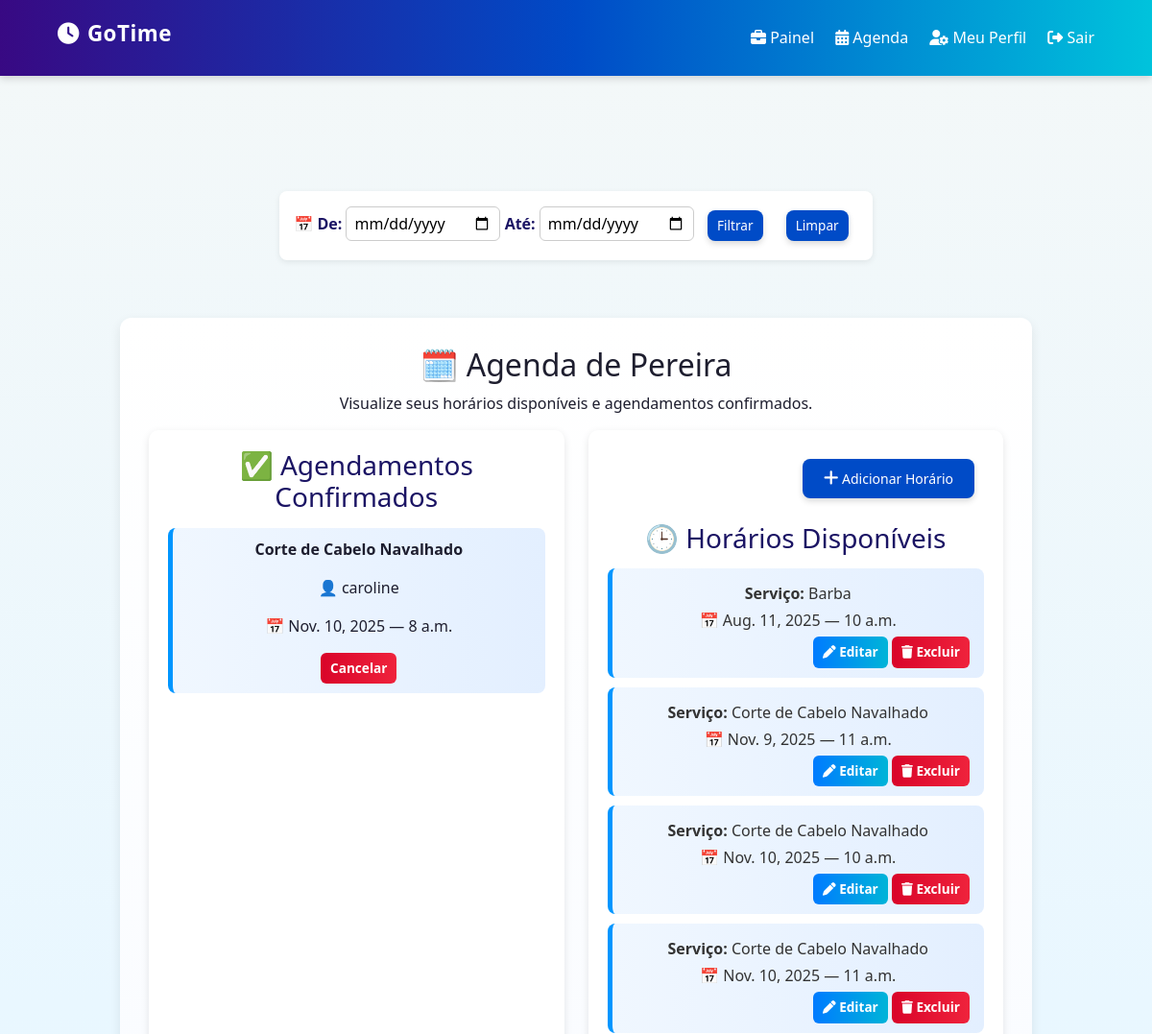
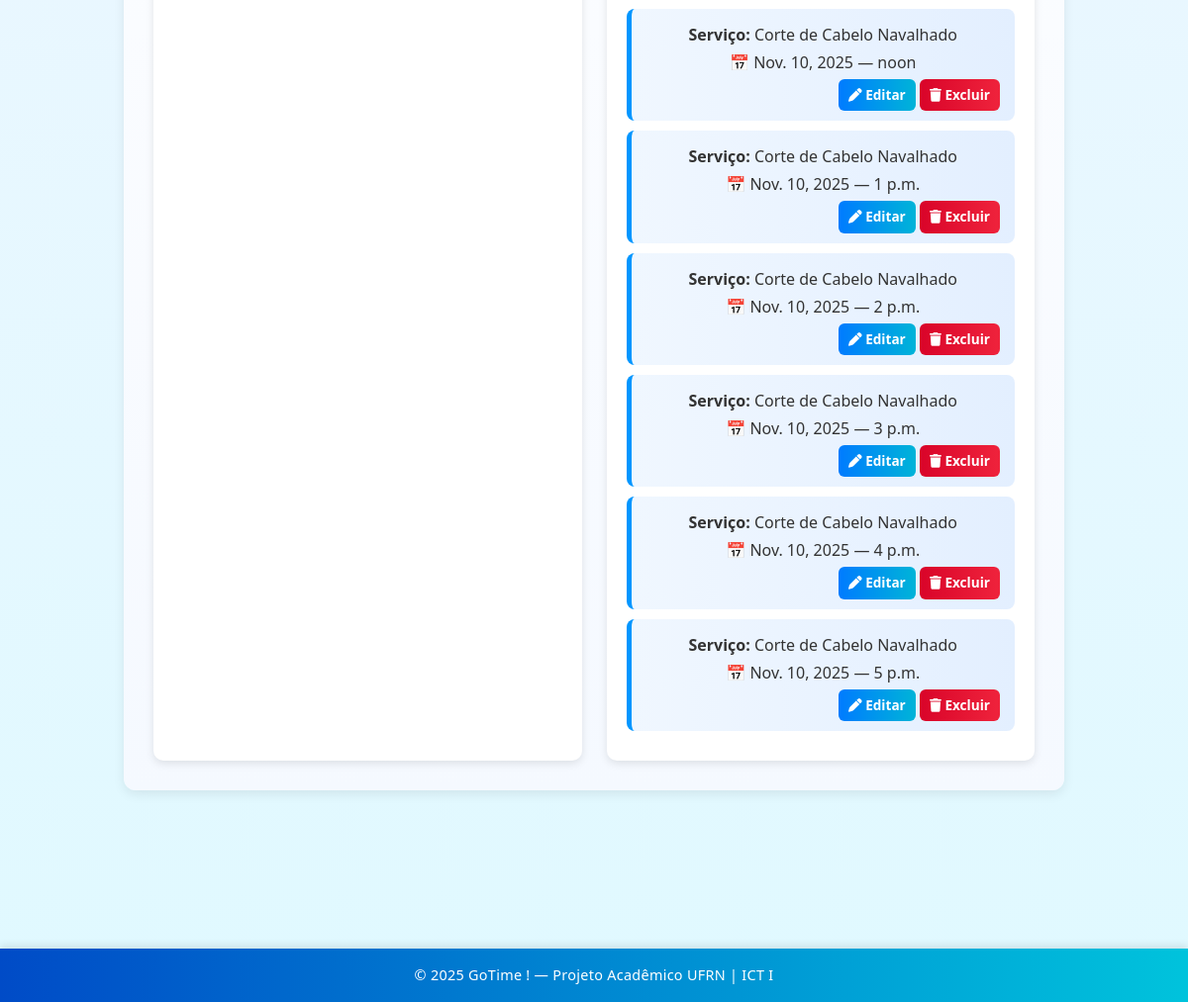
Page /profissional/agenda/ (signed in) on the committed database (2 pictures, top to bottom).
### servicos/models.py (models this page shows, shortened)
class Agendamento(models.Model):
    cliente = models.ForeignKey(User, on_delete=models.CASCADE, related_name='agendamentos_cliente')
    profissional = models.ForeignKey(User, on_delete=models.CASCADE, related_name='agendamentos_profissional')
    servico = models.ForeignKey(Servico, on_delete=models.CASCADE)
    horario = models.ForeignKey(HorarioDisponivel, on_delete=models.CASCADE)
    criado_em = models.DateTimeField(auto_now_add=True)

class Servico(models.Model):
    profissional = models.ForeignKey(User, on_delete=models.CASCADE)
    nome = models.CharField(max_length=100)
    descricao = models.TextField(blank=True, null=True)
    preco = models.DecimalField(max_digits=8, decimal_places=2)
    duracao = models.IntegerField(help_text="Duração em minutos")

class HorarioDisponivel(models.Model):
    profissional = models.ForeignKey(User, on_delete=models.CASCADE)
    servico = models.ForeignKey(Servico, on_delete=models.CASCADE)
    data = models.DateField()
    hora = models.TimeField()
    disponivel = models.BooleanField(default=True)

### servicos/views.py (the view)
# urls.py: path('profissional/agenda/', views.agenda_profissional, name='agenda_profissional'),
@login_required
def agenda_profissional(request):
    perfil = Perfil.objects.get(user=request.user)
    if not perfil.is_profissional:
        messages.error(request, "Apenas profissionais têm acesso a essa página.")
        return redirect('dashboard_cliente')
    data_inicio = request.GET.get('inicio')
    data_fim = request.GET.get('fim')
    agendamentos = Agendamento.objects.filter(
        profissional=request.user
    ).select_related('horario', 'cliente', 'servico').order_by('horario__data', 'horario__hora')
    horarios_disponiveis = HorarioDisponivel.objects.filter(
        profissional=request.user,  # <-- 🔹 filtro essencial
        disponivel=True
    ).order_by('data', 'hora')
    if data_inicio and data_fim:
        horarios_disponiveis = horarios_disponiveis.filter(data__range=[data_inicio, data_fim])
    return render(request, 'servicos/agenda_profissional.html', {
        'perfil': perfil,
        'agendamentos': agendamentos,
        'horarios_disponiveis': horarios_disponiveis,
        'data_inicio': data_inicio,
        'data_fim': data_fim,
    })

### servicos/templates/servicos/agenda_profissional.html (shortened to what this page needs)
{% extends 'servicos/base.html' %}
{% block content %}
<div class="filtro-periodo">
    <form method="get" action="{% url 'filtrar_horarios' %}">
        <label>📅 De:</label>
        <input type="date" name="inicio" value="{{ data_inicio|default_if_none:'' }}">
        <label>Até:</label>
        <input type="date" name="fim" value="{{ data_fim|default_if_none:'' }}">
        <button type="submit" class="btn btn-sm btn-primary">Filtrar</button>
        <a href="{% url 'agenda_profissional' %}" class="btn btn-sm btn-secondary">Limpar</a>
    </form>
</div>
<section class="agenda-section">
    <h2>🗓️ Agenda de {{ user.username|title }}</h2>
    <p>Visualize seus horários disponíveis e agendamentos confirmados.</p>
    <div class="agenda-container">
        <div class="coluna">
            <h3>✅ Agendamentos Confirmados</h3>
            {% if agendamentos %}
                {% for ag in agendamentos %}
                    <div class="ag-card">
                        <p><strong>{{ ag.servico.nome }}</strong></p>
                        <p>👤 {{ ag.cliente.username }}</p>
                        <p>📅 {{ ag.horario.data }} — {{ ag.horario.hora }}</p>
                        <a href="{% url 'cancelar_agendamento' ag.id %}" class="btn-mini btn-cancelar">Cancelar</a>
                    </div>
                {% endfor %}
            {% else %}
                <p class="sem">Nenhum agendamento confirmado.</p>
            {% endif %}
        </div>
        <div class="coluna">
            <div style="text-align:right; margin-bottom:15px;">
                <a href="{% url 'cadastrar_horario' %}" class="btn btn-sm btn-success">
                    <i class="fa-solid fa-plus"></i> Adicionar Horário
                </a>
            </div>
            <h3>🕒 Horários Disponíveis</h3>
            {% if horarios_disponiveis %}
                {% for h in horarios_disponiveis %}
                    <div class="horario-card">
                        <p><strong>Serviço:</strong> {{ h.servico.nome }}</p>
                        <p>📅 {{ h.data }} — {{ h.hora }}</p>
                        <div class="acoes">
                            <a href="{% url 'editar_horario' h.id %}" class="btn-mini btn-editar">
                                <i class="fa-solid fa-pen"></i> Editar
                            </a>
                            <a href="{% url 'excluir_horario' h.id %}" class="btn-mini btn-excluir">
                                <i class="fa-solid fa-trash"></i> Excluir
                            </a>
                        </div>
                    </div>
                {% endfor %}
            {% else %}
                <p class="sem-horarios">Nenhum horário livre cadastrado.</p>
            {% endif %}
        </div>
    </div>
</section>
{% endblock %}

### servicos/templates/servicos/base.html (shortened to what this page needs)
<!DOCTYPE html>
<html lang="pt-br">
{% load static %}
<head>
    <link rel="stylesheet" href="{% static 'servicos/css/style.css' %}">
    <link rel="stylesheet" href="https://cdnjs.cloudflare.com/ajax/libs/font-awesome/6.5.0/css/all.min.css">
    <link href="https://cdn.jsdelivr.net/npm/bootstrap@5.3.2/dist/css/bootstrap.min.css" rel="stylesheet">
</head>
<body>
    <header>
        <div class="navbar">
            <h1 class="logo"><i class="fa-solid fa-clock"></i> GoTime</h1>
            <nav>
                {% if user.is_authenticated %}
                    {% if user.perfil %}
                        {% if user.perfil.is_profissional %}
                            <a href="{% url 'dashboard_profissional' %}"><i class="fa-solid fa-briefcase"></i> Painel</a>
                            <a href="{% url 'agenda_profissional' %}"><i class="fa-solid fa-calendar-days"></i> Agenda</a>
                            <a href="{% url 'perfil_profissional' %}"><i class="fa-solid fa-user-gear"></i> Meu Perfil</a>
                        {% else %}
                            <a href="{% url 'dashboard_cliente' %}"><i class="fa-solid fa-user"></i> Painel</a>
                            <a href="{% url 'perfil_cliente' %}"><i class="fa-solid fa-user-gear"></i> Meu Perfil</a>
                        {% endif %}
                    {% endif %}
                    <a href="{% url 'logout' %}"><i class="fa-solid fa-right-from-bracket"></i> Sair</a>
                {% else %}
                    <a href="{% url 'index' %}"><i class="fa-solid fa-house"></i> Início</a>
                    <a href="{% url 'login' %}"><i class="fa-solid fa-right-to-bracket"></i> Entrar</a>
                    <a href="{% url 'cadastro' %}"><i class="fa-solid fa-user-plus"></i> Cadastrar</a>
                {% endif %}
            </nav>
        </div>
    </header>
    <main class="container">
        {% block content %}{% endblock %}
    </main>
    <footer>
        <p>© 2025 GoTime ! — Projeto Acadêmico UFRN | ICT I</p>
    </footer>
</body>
</html>

### servicos/static/servicos/css/style.css (style rules this page uses)
:root { --cor-primaria: #0078D7; --cor-secundaria: #005fa3; --cor-gradiente: linear-gradient(180deg, #e9f1ff 0%, #f8faff 100%); --cor-fundo: #f8faff; --cor-texto: #222; --cor-branca: #fff; --sombra: 0 6px 18px rgba(0, 0, 0, 0.08); }
* { margin: 0; padding: 0; box-sizing: border-box; font-family: "Segoe UI", Arial, sans-serif; }
body { background: var(--cor-gradiente); color: var(--cor-texto); min-height: 100vh; display: flex; flex-direction: column; animation: fadeIn 0.8s ease-in; }
header { background: var(--cor-primaria); color: var(--cor-branca); padding: 18px 40px; box-shadow: var(--sombra); position: sticky; top: 0; z-index: 100; }
.navbar { display: flex; align-items: center; justify-content: space-between; }
.logo { font-size: 1.7rem; font-weight: bold; letter-spacing: 0.5px; }
nav a { color: var(--cor-branca); text-decoration: none; margin-left: 25px; font-weight: 500; transition: all 0.3s; }
main { flex: 1; display: flex; flex-direction: column; align-items: center; justify-content: center; padding: 80px 20px; text-align: center; }
.btn { display: inline-flex; align-items: center; gap: 8px; background: var(--cor-primaria); color: var(--cor-branca); border: none; border-radius: 8px; padding: 14px 28px; font-size: 1rem; font-weight: 600; cursor: pointer; text-decoration: none; margin: 10px; transition: all 0.3s ease; box-shadow: 0 4px 10px rgba(0, 120, 215, 0.25); }
.btn i { font-size: 1.1rem; }
footer { background-color: var(--cor-primaria); color: var(--cor-branca); text-align: center; padding: 16px 10px; margin-top: auto; font-size: 0.9rem; letter-spacing: 0.3px; box-shadow: 0 -2px 6px rgba(0, 0, 0, 0.1); }
form a { color: var(--cor-primaria); font-weight: 600; text-decoration: none; }
.horario-card { background: linear-gradient(90deg, #f0f7ff, #e3efff); border-left: 5px solid #0078ff; padding: 12px 15px; border-radius: 8px; margin-bottom: 10px; transition: transform 0.2s ease; }
.horario-card p { margin: 4px 0; color: #333; }
.acoes { text-align: right; margin-top: 8px; }
.btn-mini { display: inline-block; padding: 6px 10px; border-radius: 6px; color: #fff; font-size: 0.85rem; font-weight: 600; text-decoration: none; transition: 0.3s; }
.btn-editar { background: linear-gradient(90deg, #007bff, #00b4d8); }
.btn-excluir { background: linear-gradient(90deg, #d90429, #ef233c); }

### servicos/templates/servicos/base.html (style rules this page uses)
:root { --roxo-profundo: #380983; --azul-intenso: #004bc7; --azul-claro: #0096ff; --ciano: #00c3dc; --branco-gelo: #f4f8f8; --cinza-texto: #1e1e2f; }
body { margin: 0; font-family: 'Segoe UI', Roboto, sans-serif; background: linear-gradient(180deg, var(--branco-gelo) 0%, #e9f7ff 50%, #e0f9ff 100%); color: var(--cinza-texto); display: flex; flex-direction: column; min-height: 100vh; }
header { background: linear-gradient(90deg, var(--roxo-profundo), var(--azul-intenso), var(--ciano)); color: #fff; padding: 14px 0; box-shadow: 0 3px 8px rgba(0, 0, 0, 0.15); }
.navbar { width: 90%; margin: auto; display: flex; align-items: center; justify-content: space-between; }
.navbar .logo { font-weight: 700; font-size: 1.4em; display: flex; align-items: center; gap: 8px; }
.navbar nav a { color: #ffffff; text-decoration: none; margin-left: 18px; font-weight: 500; transition: color 0.3s ease; }
main.container { flex: 1; width: 90%; margin: 40px auto; animation: fadeIn 0.4s ease; }
.btn { background-color: var(--azul-intenso); color: #fff; border: none; border-radius: 8px; padding: 10px 22px; font-weight: 500; transition: all 0.3s ease; box-shadow: 0 3px 6px rgba(0, 0, 0, 0.15); }
footer { background: linear-gradient(90deg, var(--azul-intenso), var(--ciano)); color: #ffffff; text-align: center; padding: 16px 0; font-size: 0.9em; font-weight: 500; box-shadow: 0 -3px 8px rgba(0, 0, 0, 0.1); }
footer p { margin: 0; }

### rows in the picture
Agendamento: servico.nome "Corte de Cabelo Navalhado", cliente.username "caroline", horario.data "Nov. 10, 2025", horario.hora "8 a.m."
HorarioDisponivel: servico.nome "Barba", data "Aug. 11, 2025", hora "10 a.m."
HorarioDisponivel: servico.nome "Corte de Cabelo Navalhado", data "Nov. 9, 2025", hora "11 a.m."
HorarioDisponivel: servico.nome "Corte de Cabelo Navalhado", data "Nov. 10, 2025", hora "10 a.m."
HorarioDisponivel: servico.nome "Corte de Cabelo Navalhado", data "Nov. 10, 2025", hora "11 a.m."
HorarioDisponivel: servico.nome "Corte de Cabelo Navalhado", data "Nov. 10, 2025", hora "noon"
HorarioDisponivel: servico.nome "Corte de Cabelo Navalhado", data "Nov. 10, 2025", hora "1 p.m."
HorarioDisponivel: servico.nome "Corte de Cabelo Navalhado", data "Nov. 10, 2025", hora "2 p.m."
HorarioDisponivel: servico.nome "Corte de Cabelo Navalhado", data "Nov. 10, 2025", hora "3 p.m."
HorarioDisponivel: servico.nome "Corte de Cabelo Navalhado", data "Nov. 10, 2025", hora "4 p.m."
HorarioDisponivel: servico.nome "Corte de Cabelo Navalhado", data "Nov. 10, 2025", hora "5 p.m."

### other values in the picture
{{ user.username|title }} "Pereira"
